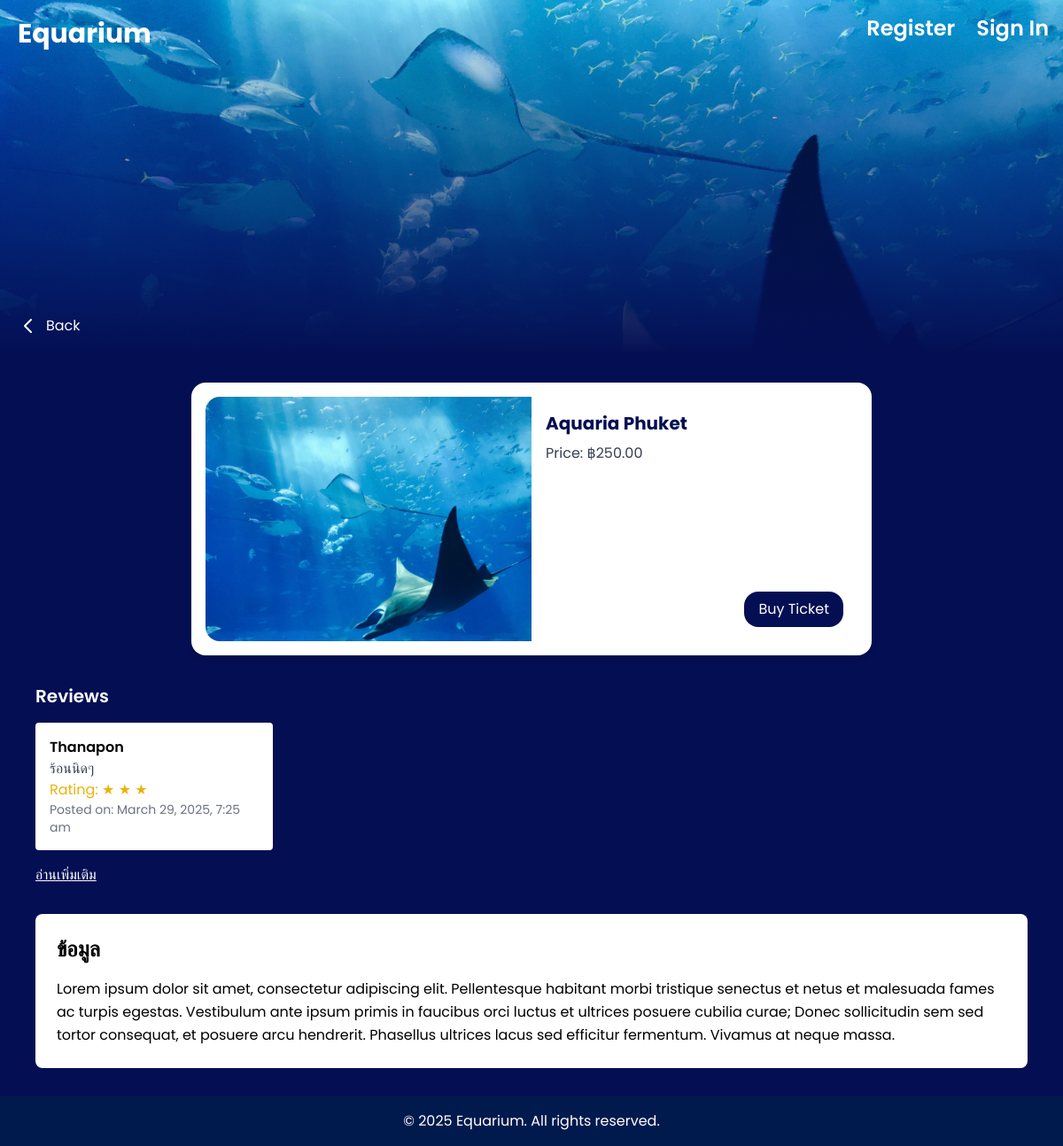
/Event/detail.php?id=11, run on the app's committed database.
### tables this page shows
CREATE TABLE `events` (
  `event_id` int(11) NOT NULL,
  `name` varchar(100) NOT NULL,
  `image` varchar(255) NOT NULL,
  `location` varchar(100) NOT NULL,
  `activity` varchar(255) NOT NULL,
  `price` decimal(10,2) NOT NULL,
  `created_at` timestamp NOT NULL DEFAULT current_timestamp(),
  `ticket_quantity` int(11) NOT NULL DEFAULT 0,
  `description` text NOT NULL
);

CREATE TABLE `review` (
  `id` int(11) NOT NULL,
  `user_id` int(11) NOT NULL,
  `content` text NOT NULL,
  `rating` int(11) NOT NULL CHECK (`rating` between 1 and 5),
  `created_at` timestamp NOT NULL DEFAULT current_timestamp(),
  `event_id` int(11) DEFAULT NULL
);

CREATE TABLE `users` (
  `id` int(11) NOT NULL,
  `username` varchar(100) NOT NULL,
  `first_name` varchar(50) DEFAULT NULL,
  `last_name` varchar(50) DEFAULT NULL,
  `gender` varchar(15) DEFAULT NULL,
  `dob` date DEFAULT NULL,
  `email` varchar(150) NOT NULL,
  `password` varchar(255) NOT NULL,
  `position` char(1) NOT NULL DEFAULT 'm',
  `created_at` timestamp NOT NULL DEFAULT current_timestamp()
);

### Event/detail.php (the view, shortened to what this page needs)
<?php
  $conn = new mysqli("localhost", "root", "", "aquarium");
  $id = isset($_GET['id']) ? intval($_GET['id']) : 0;
  $sql = "SELECT * FROM events WHERE event_id = ?";
  $stmt = $conn->prepare($sql);
  $stmt->bind_param("i", $id);
  $stmt->execute();
  $result = $stmt->get_result();
  $event = $result->fetch_assoc();
  include '../includes/navbar.php';
  $review_sql = "SELECT r.content, r.rating, r.created_at, u.username
                FROM review r
                JOIN users u ON r.user_id = u.id
                WHERE r.event_id = ?
                ORDER BY r.created_at DESC";
  $review_stmt = $conn->prepare($review_sql);
  $review_stmt->bind_param("i", $id);
  $review_stmt->execute();
  $reviews_result = $review_stmt->get_result();
  $reviews = [];
  if ($reviews_result->num_rows > 0) {
      while ($review = $reviews_result->fetch_assoc()) {
          $reviews[] = $review;
      }
  } else {
      $reviews[] = null;
  }
?>
<!DOCTYPE html>
<html lang="en">
<head>
  <script src="https://cdn.tailwindcss.com"></script>
</head>
<body class="bg-mainBlue min-h-screen text-white font-poppins">
       <header class="relative h-[300px] md:h-[400px] bg-no-repeat bg-cover bg-center"
        style="background-image: url('<?php echo htmlspecialchars($event['image']); ?>');">
  <div class="absolute inset-0 bg-gradient-to-b from-transparent to-[#040F53]"></div>
  <div class="absolute top-5 left-5 z-50 flex items-center">
      <a href="../homepage/aquarium.php" class="text-white text-3xl font-bold">Equarium</a>
    </div>
  <div class="absolute bottom-5 left-5 z-50">
    <a href="javascript:history.back()" class="inline-flex items-center space-x-2 text-white hover:underline">
      <svg xmlns="http://www.w3.org/2000/svg" class="h-6 w-6" fill="none"
           viewBox="0 0 24 24" stroke="currentColor" stroke-width="2">
        <path stroke-linecap="round" stroke-linejoin="round"
              d="M15 19l-7-7 7-7" />
      </svg>
      <span>Back</span>
    </a>
  </div>
</header>
  <main class="max-w-6xl mx-auto px-4 py-8">
    <section class="bg-white text-black rounded-2xl p-4 mb-8 max-w-3xl mx-auto flex flex-col md:flex-row shadow-md">
    <div class="md:w-1/2">
      <img
        src="<?php echo htmlspecialchars($event['image']); ?>"
        alt="<?php echo htmlspecialchars($event['name']); ?>"
        class="w-full h-full object-cover rounded-2xl md:rounded-r-none"
      >
    </div>
    <div class="md:w-1/2 p-4 flex flex-col justify-between">
      <div>
        <h2 class="text-xl font-bold mb-2 text-mainBlue">
          <?php echo htmlspecialchars($event['name']); ?>
        </h2>
        <p class="text-gray-700 mb-4">
          Price: ฿<?php echo htmlspecialchars($event['price']); ?>
        </p>
      </div>
      <?php if (isset($_SESSION['session_id']) && $_SESSION['role'] !== 'a'): ?>
        <div class="flex justify-end">
          <a href="../pay/prepay.php?id=<?php echo $event['event_id']; ?>"
            class="inline-block bg-mainBlue text-white px-4 py-2 rounded-2xl hover:bg-hoverBlue transition">
            Buy Ticket
          </a>
        </div>
        <?php else: ?>
          <div class="flex justify-end">
            <button
              id="openModal"
              class="inline-block bg-mainBlue text-white px-4 py-2 rounded-2xl hover:bg-hoverBlue transition">
              Buy Ticket
            </button>
          </div>
        <?php endif; ?>
      </div>
    </section>
    <section class="mb-8">
      <h3 class="text-xl font-semibold mb-4">Reviews</h3>
      <?php if (empty($reviews) || $reviews[0] === null): ?>
        <p class="text-gray-500">No reviews yet. Be the first to leave a review!</p>
      <?php else: ?>
        <div class="grid grid-cols-2 md:grid-cols-4 gap-4">
          <?php foreach ($reviews as $review): ?>
            <div class="bg-white text-black p-4 rounded">
              <p class="font-semibold"><?php echo htmlspecialchars($review['username']); ?></p>
              <p class="text-gray-700"><?php echo htmlspecialchars($review['content']); ?></p>
              <p class="text-yellow-500">Rating:
                <?php for ($i = 0; $i < $review['rating']; $i++): ?>
                  ★
                <?php endfor; ?>
              </p>
              <p class="text-gray-500 text-sm">Posted on: <?php echo date("F j, Y, g:i a", strtotime($review['created_at'])); ?></p>
            </div>
          <?php endforeach; ?>
        </div>
      <?php endif; ?>
      <div class="mt-4">
        <a href="user_review.php?id=<?php echo $event['event_id']; ?>" class="text-white underline">
          อ่านเพิ่มเติม
        </a>
      </div>
    </section>
    <section class="bg-[#ffffff] text-black rounded-lg p-6">
      <h3 class="text-2xl font-semibold mb-4">ข้อมูล</h3>
      <p class="leading-relaxed">
        Lorem ipsum dolor sit amet, consectetur adipiscing elit. Pellentesque
        habitant morbi tristique senectus et netus et malesuada fames ac turpis
        egestas. Vestibulum ante ipsum primis in faucibus orci luctus et
        ultrices posuere cubilia curae; Donec sollicitudin sem sed tortor
        consequat, et posuere arcu hendrerit. Phasellus ultrices lacus sed
        efficitur fermentum. Vivamus at neque massa.
      </p>
    </section>
  </main>
  <footer class="bg-[#001a4d] text-white py-4 text-center">
    <p>&copy; 2025 Equarium. All rights reserved.</p>
  </footer>
</body>
</html>

### data on the page
events: image (picture), name "Aquaria Phuket", price "250.00"
review: user.username "Thanapon", content "ร้อนนิดๆ", rating 3 (drawn), created_at "March 29, 2025, 7:25 am"
